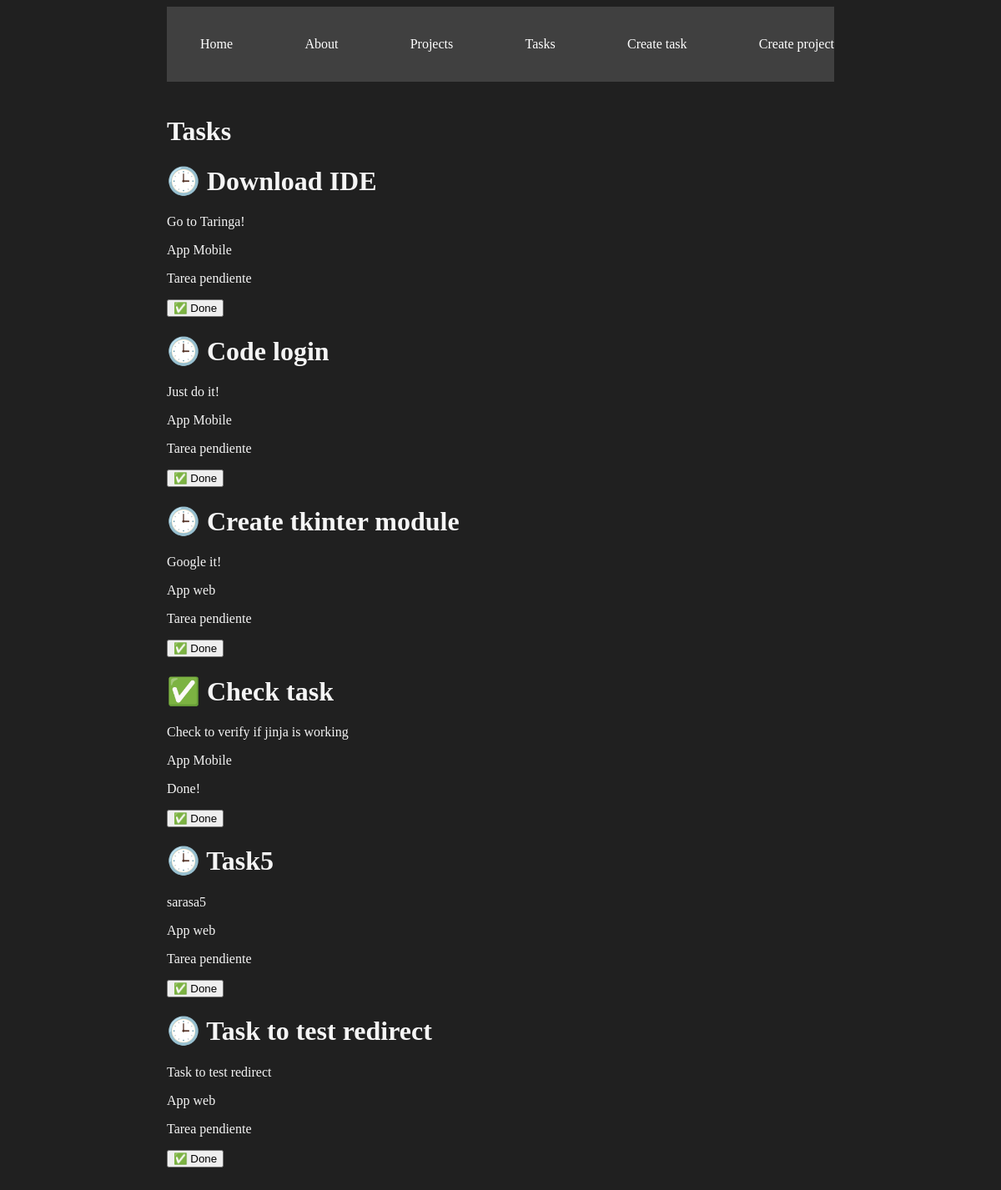
/tasks/, run on the app's committed database.
### myapp/models.py (models this page shows, shortened)
class Task(models.Model):
    title = models.CharField(max_length=200)
    description = models.TextField()
    project = models.ForeignKey(Project, on_delete=models.CASCADE)
    done = models.BooleanField(default=False)

class Project(models.Model):
    name = models.CharField(max_length=250)

### myapp/views.py (the view)
# urls.py: path('tasks/', views.tasks, name="tasks"),
def tasks(request):
    tasks = Task.objects.all()
    return render(request, 'tasks.html',{
        'tasks' : tasks
    })

### myapp/templates/tasks.html
{% extends "layouts/base.html" %}
{% block content %}
    <h1>Tasks</h1>
    {% for task in tasks %}
        <div>
            <h1>{% if task.done == False %} 🕒 {% else %} ✅ {% endif %}{{ task.title }} </h1>
            <p>{{ task.description }}</p>
            <p>{{ task.project.name }}</p>
            {% if task.done == False %}
                <p>Tarea pendiente</p>
            {% else %}
                <p>Done!</p>
            {% endif %}
            <button>
                ✅ Done
            </button>
        </div>
    {% endfor %}
{% endblock %}

### myapp/static/styles/main.css (style rules this page uses)
body { background: #202020; color: whitesmoke }

### data on the page
Task: title "Download IDE", description "Go to Taringa!", project.name "App Mobile", done "Tarea pendiente"
Task: title "Code login", description "Just do it!", project.name "App Mobile", done "Tarea pendiente"
Task: title "Create tkinter module", description "Google it!", project.name "App web", done "Tarea pendiente"
Task: title "Check task", description "Check to verify if jinja is working", project.name "App Mobile", done "Done!"
Task: title "Task5", description "sarasa5", project.name "App web", done "Tarea pendiente"
Task: title "Task to test redirect", description "Task to test redirect", project.name "App web", done "Tarea pendiente"
